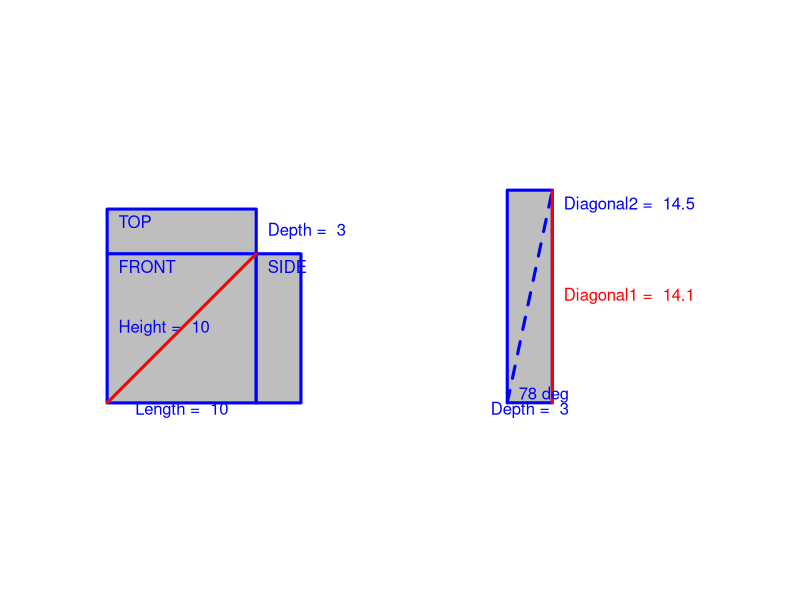

This figure's R source:
setwd("~/Documents/Github Repos/DataScienceSpecialisation/9. Developing Data Products/Final assignment")


rm(list=ls())

l<-10
d<-3
h<-10

plane.option = "lr"

par(mfrow=c(1,2))

xa <- c(0, l, l, 0, 0, l, l, 0, l, l+d, l+d, l)
ya <- c(0, 0, h, h, h, h, h+d, h+d, 0, 0, h, h)

maxlim <- max(l+d+2, h+d+2, sqrt(l^2+h^2)+2, sqrt(d^2+h^2)+2)

par(pty="s")

plot(xa, ya, type = "n", axes=FALSE, xlab="", ylab="", xlim=c(-1,maxlim), ylim=c(-1,maxlim))
#axis(1, at = round(xx))
#axis(2, at = round(yy))
polygon(xa[1:8], ya[1:8], col="gray", border = "blue", lwd = 3)
polygon(xa[9:12], ya[9:12], col="gray", border = "blue", lwd = 3)

text(0.1, h-1, "FRONT", col = "blue", pos = 4)
text(0.1, h+d-1, "TOP", col = "blue", pos = 4)
text(l+0.1, h-1, "SIDE", col = "blue", pos = 4)

text(l/2, -0.5, paste("Length = ", l), col = "blue")
text(l+0.1, h+d/2, paste("Depth = ", d), col = "blue", pos = 4)
text(0.1, h/2, paste("Height = ", h), col = "blue", pos = 4)

if (plane.option == "lr") { xlines <- c(0, l) } else { xlines <- c(l, l+d) }
        
lines(xlines, c(0, h), lwd=3, col="red")


xb0 <- ifelse(plane.option == "lr", d, l)
yb0 <- ifelse(plane.option == "lr", sqrt(l^2+h^2), sqrt(d^2+h^2))

xlab <- ifelse(plane.option == "lr", paste("Depth = ", d), paste("Length = ",l))
ylab <- paste("Diagonal1 = ", round(yb0,1))

xb <- c(0, xb0, xb0, 0)
yb <- c(0, 0, yb0, yb0)

plot(xb, yb, type = "n", axes=FALSE, xlab="", ylab="", xlim=c(-1,max(l+d+3,h+d+3)), ylim=c(-1,max(l+d+3,h+d+3)))
polygon(xb, yb, col="gray", border = "blue", lwd = 3)

text(xb0/2, -0.5, xlab, col = "blue")
text(xb0+0.1, yb0/2, ylab, col = "red", pos = 4)

lines(c(0, xb0), c(0, yb0), lwd=3, col="blue", lty = 2)
lines(c(xb0, xb0), c(0, yb0), lwd=3, col="red")

text(xb0+0.1, yb0-1, paste("Diagonal2 = ", round(sqrt(xb0^2+yb0^2),1)), col = "blue", pos = 4)
text(0.1, 0.5, paste(round(atan(yb0/xb0)/pi*180,1),"deg"), col = "blue", pos = 4)

